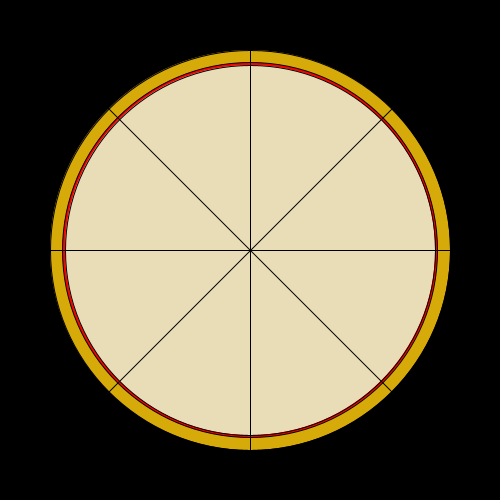
Frame 1 (no input)
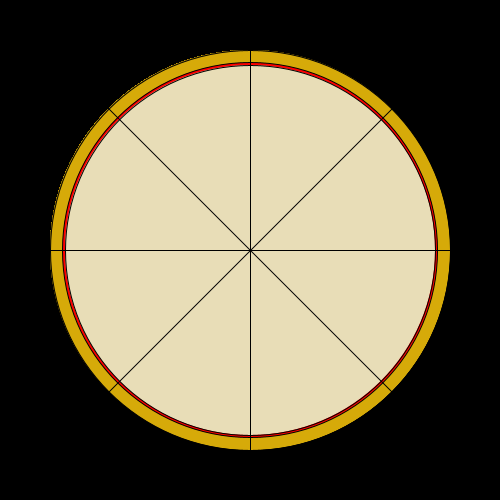
Frame 60 (the mouse pressed at the canvas centre just before this capture)
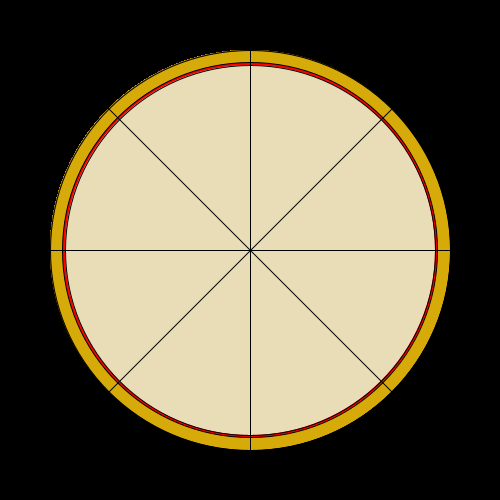
Frame 120 (the mouse held since frame 60 and released just before this capture)

The Processing sketch that drew these frames (run headless with seeded random() and noise(); from frame 60 on, the mouse is pressed at the canvas centre):

// Processing sketch: pizza
// ── pizza.pde

void setup() {
  background(0, 0, 0);
    size(500, 500);
}
void draw() {
    fill(#D6AA09);
    ellipse(250,250, 400,400);
    fill(255, 0, 0);
    ellipse(250, 250, 375, 375);
    fill(#E8DDB7);
    ellipse(250, 250, 370, 370);
    line(50, 250, 450, 250);
    line(250, 50, 250, 450);
    line(0, 0, 500, 500);
    line(0, 500, 500, 0);
}
